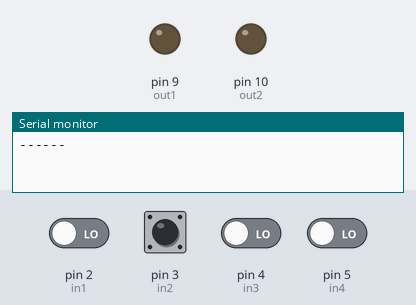
Bench run of a sketch on a simulated Arduino Uno, built with avr-gcc and run on an emulated ATmega328P. Parts: output pins drawn as LEDs (lit = HIGH), the last lines printed to the serial monitor. Dashed ring = blinking. Inputs (shaded band) come from the test bench; at power-on: pin 2 (in1), pin 3 (in2), pin 4 (in3), pin 5 (in4) LOW.

Above: at 1.2 s.
1.3 s: pin 2 (in1) driven HIGH
At 2.5 s:
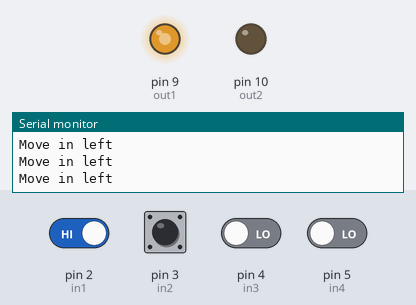
2.8 s: pin 2 (in1) driven LOW and pin 3 (in2) driven HIGH
At 4.0 s:
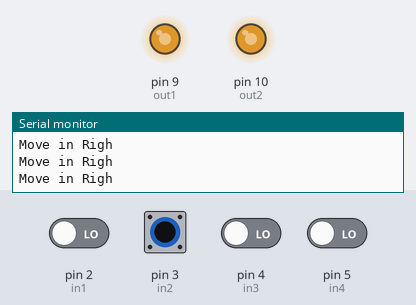
4.3 s: pin 3 (in2) driven LOW
At 5.1 s:
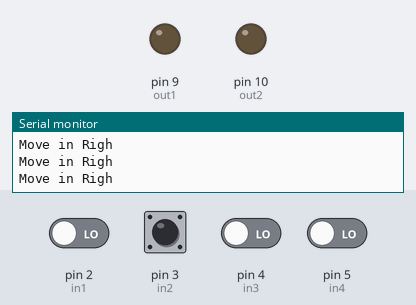
5.8 s: pin 3 (in2) driven HIGH
At 6.1 s:
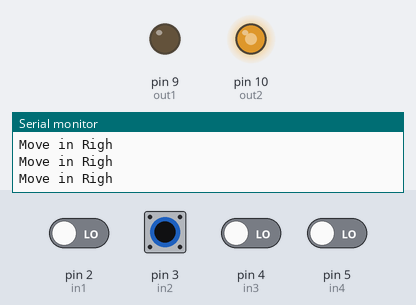
7.3 s: pin 3 (in2) pulsed LOW 2 times (0.12 s each, 0.3 s apart)
At 7.51 s:
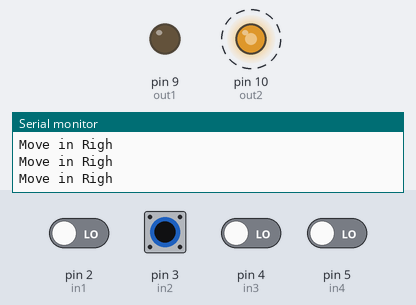
Timing chart, 0 to 10.3 s (numbered marks = the images above; inputs shaded):
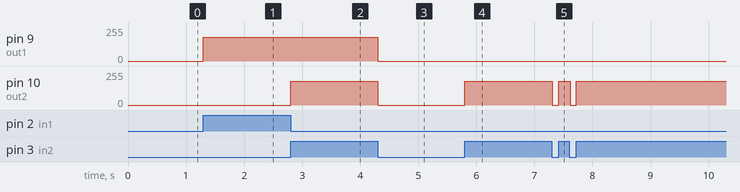

The sketch:

slider_0.ino
```cpp
/*
 * program for control a DC motor (direction and speed)
 * program writted by Nicu FLORICA (niq_ro) from http://www.arduinotehniq.com
 * http;//nicuflorica.blogspot.ro
 * http://arduinotehniq.blogspot.com/
 * ver.0 - initial
 */

#define in1 2
#define in2 3
#define in3 4
#define in4 5
#define out1 9
#define out2 10

#define vitezamin 105  // minimum speed (for move device)
#define vitezamax 255  // maximum speed
#define treapta 25

int viteza = 0;  // speed
int procent = 0; // procent of speed (0-100)

void setup() {
Serial.begin(9600);
Serial.println("------");
pinMode(in1, INPUT);
pinMode(in2, INPUT);
pinMode(in3, INPUT);
pinMode(in4, INPUT);
digitalWrite(in1, LOW);
digitalWrite(in2, LOW);
digitalWrite(in3, LOW);
digitalWrite(in4, LOW);
pinMode(out1, OUTPUT);
pinMode(out2, OUTPUT);
analogWrite(out1, 0);
analogWrite(out2, 0);

viteza = (vitezamin+vitezamax)/2;  // default speed is medium
} // end setup

void loop() {
while (digitalRead(in1) == HIGH)  // if is push buton 'A'
{
  analogWrite(out1, viteza); // direction 1
  Serial.println("Move in left");
}

while (digitalRead(in2) == HIGH)  // if is push buton 'B'
{
  analogWrite(out2, viteza); // direction 2
  Serial.println("Move in Righ");
}

if (digitalRead(in3) == HIGH)  // if is push buton 'C'
{
  viteza = viteza - treapta; // decrease speed
  if (viteza < vitezamin)
  {
    viteza = vitezamin;
    Serial.println("Speed is at minimum !");
  }
  Serial.print("PWM = ");
  Serial.print(viteza);
  Serial.print("/255 ----> ");
  procent = map(viteza, 0,255,0,100);
  Serial.println("%");
  delay(100);
}
if (digitalRead(in4) == HIGH)  // if is push buton 'D'
{
  viteza = viteza + treapta; // increase speed
  if (viteza > vitezamax)
  {
    viteza = vitezamax;
    Serial.println("Speed is at maximum !");
  }
  Serial.print("PWM = ");
  Serial.print(viteza);
  Serial.print("/255 ----> ");
  procent = map(viteza, 0,255,0,100);
  Serial.println("%");
  delay(100);
}
//delay(100);
analogWrite(out1, 0); // direction 1 off
analogWrite(out2, 0); // direction 2 off
} // end main loop
```

Measured:
- after the input at 1.3 s, pin 9 (out1): 0/255 → 180/255 at once
- after the input at 2.8 s, pin 10 (out2): 0/255 → 180/255 at once
- after the input at 4.3 s, pin 9 (out1), pin 10 (out2): 180/255 → 0/255 at once
- after the input at 5.8 s, pin 10 (out2): 0/255 → 180/255 at once
- after the input at 7.3 s, pin 10 (out2): alternates 180/255 for 0.19 s and 0/255 for 0.11 s, 4 changes in all, then stays 180/255, starting at once
